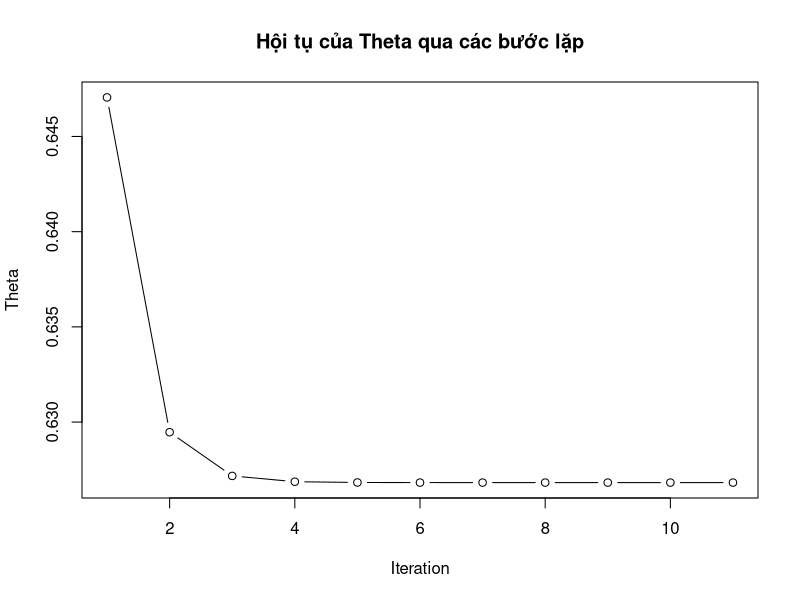
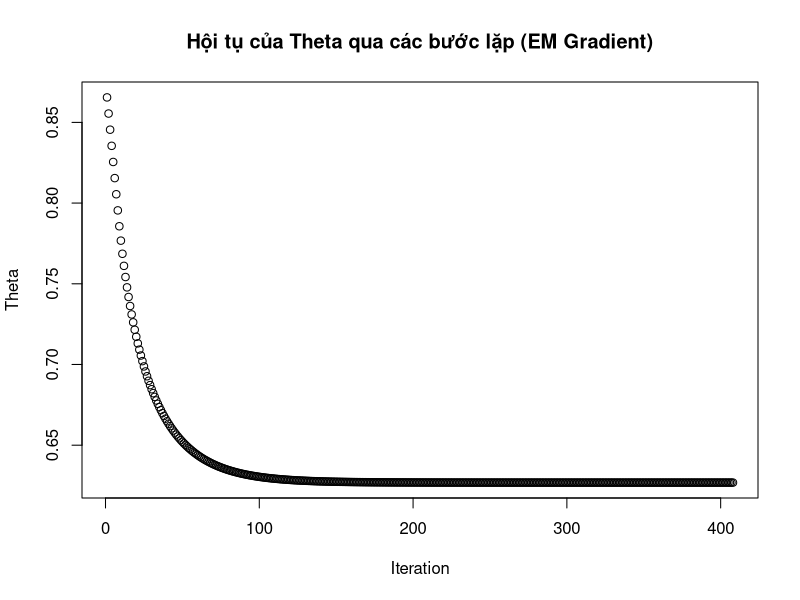
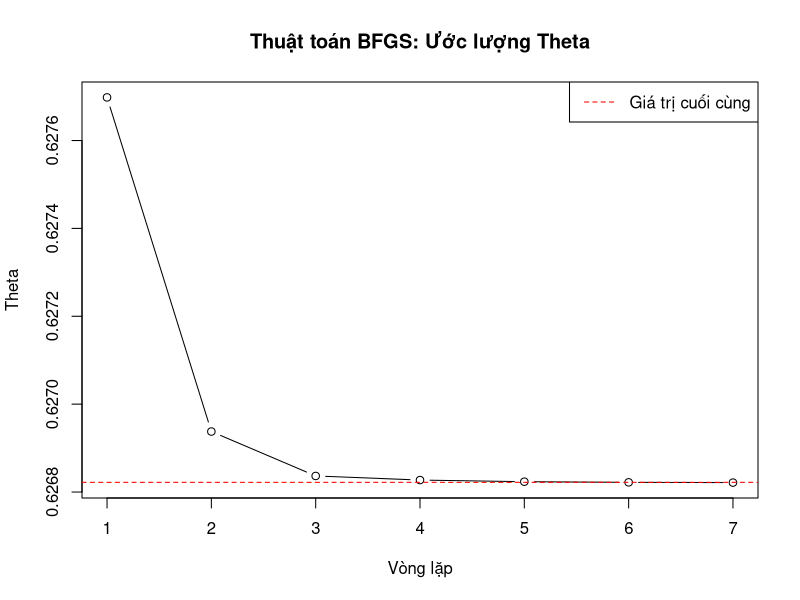

The R script that drew these images, in order:
## ---- chunk 1
knitr::opts_chunk$set(echo = TRUE)
## ---- chunk 2
knitr::include_graphics("Hinh1.png", error = FALSE)
## ---- chunk 3
knitr::include_graphics("Hinh2.png", error = FALSE)
## ---- chunk 4
knitr::include_graphics("Hinh3.png", error = FALSE)
## ---- chunk 5
knitr::include_graphics("Hinh4.png", error = FALSE)
## ---- chunk 6
knitr::include_graphics("Hinh5.png", error = FALSE)
## ---- chunk 7
knitr::include_graphics("Hinh6.png", error = FALSE)
## ---- chunk 8
# Dữ liệu quan sát được
x <- c(125, 18, 20, 34)

# Khởi tạo giá trị ban đầu của theta là một số ngẫu nhiên trong khoảng (0, 1)
theta <- runif(1, min = 0, max = 1)

# Điều kiện dừng: sai số giữa các lần lặp nhỏ hơn 10^-9
tolerance <- 1e-9

# Lưu lịch sử giá trị theta để vẽ biểu đồ
theta_history <- numeric(0)

# Bắt đầu vòng lặp EM
for (i in 1:1000) {  # Giới hạn tối đa 1000 bước lặp để tránh lặp vô hạn
  # E-step: Tính kỳ vọng của y1 và y2
  E_y1 <- x[1] * (2 / (2 + theta))
  E_y2 <- x[1] * (theta / (2 + theta))

  # Lưu giá trị theta cũ để tính sai số
  theta_old <- theta

  # M-step: Cập nhật theta
  theta <- (E_y2 + x[4]) / (E_y2 + x[4] + x[2] + x[3])

  # Lưu giá trị theta vào lịch sử
  theta_history <- c(theta_history, theta)

  # Tính sai số giữa các lần lặp
  error <- abs(theta - theta_old)

  # Kiểm tra điều kiện dừng
  if (error < tolerance) {
    cat("Thuật toán hội tụ sau", i, "bước lặp.\n")
    break
  }
}

# In giá trị cuối cùng của theta
cat("Giá trị cuối cùng của theta:", theta, "\n")

# Vẽ biểu đồ hội tụ của theta
plot(theta_history, type = "b", xlab = "Iteration", ylab = "Theta", main = "Hội tụ của Theta qua các bước lặp")
## ---- chunk 9
knitr::include_graphics("Hinh3.png", error = FALSE)
## ---- chunk 10
knitr::include_graphics("Hinh4.png", error = FALSE)
## ---- chunk 11
knitr::include_graphics("Hinh7.png", error = FALSE)
## ---- chunk 12
# Dữ liệu quan sát được
x <- c(125, 18, 20, 34)

# Khởi tạo giá trị ban đầu của theta là một số ngẫu nhiên trong khoảng (0, 1)
theta <- runif(1, min = 0, max = 1)

# Learning rate (tốc độ học)
eta <- 0.0001

# Điều kiện dừng: sai số giữa các lần lặp nhỏ hơn 10^-9
tolerance <- 1e-9

# Lưu lịch sử giá trị theta để vẽ biểu đồ
theta_history <- numeric(0)

# Bắt đầu vòng lặp EM Gradient
for (i in 1:1000) {  # Giới hạn số bước lặp
  # E-step: Tính kỳ vọng của y2
  E_y2 <- x[1] * (theta / (2 + theta))

  # Tính gradient của hàm log-likelihood
  gradient <- (E_y2 / theta) - ((x[2] + x[3]) / (1 - theta)) + (x[4] / theta)

  # Gradient clipping: Giới hạn gradient để tránh cập nhật quá mức
  gradient <- ifelse(abs(gradient) > 100, sign(gradient) * 100, gradient)

  # Lưu giá trị theta cũ để tính sai số
  theta_old <- theta

  # Cập nhật theta bằng phương pháp gradient
  theta <- theta + eta * gradient

  # Giới hạn giá trị của theta trong khoảng (0, 1)
  theta <- ifelse(theta < 0, 0.001, theta)
  theta <- ifelse(theta > 1, 0.999, theta)

  # Lưu giá trị theta vào lịch sử
  theta_history <- c(theta_history, theta)

  # Tính sai số giữa các lần lặp
  error <- abs(theta - theta_old)

  # Kiểm tra điều kiện dừng
  if (error < tolerance) {
    cat("Phương pháp EM Gradient hội tụ sau", i, "bước lặp.\n")
    break
  }
}

# In giá trị cuối cùng của theta
cat("Giá trị cuối cùng của theta:", theta, "\n")

# Vẽ biểu đồ hội tụ của theta
plot(theta_history, type = "b", xlab = "Iteration", ylab = "Theta", main = "Hội tụ của Theta qua các bước lặp (EM Gradient)")
## ---- chunk 13
knitr::include_graphics("Hinh3.png", error = FALSE)
## ---- chunk 14
knitr::include_graphics("Hinh8.png", error = FALSE)
## ---- chunk 15
knitr::include_graphics("Hinh9.png", error = FALSE)
## ---- chunk 16
quasi_newton_em <- function(x, theta, tol = 1e-6, max_iter = 1000) {
  # Lưu lịch sử giá trị theta để vẽ đồ thị
  theta_history <- numeric(max_iter)

  for (i in 1:max_iter) {
    # Bước E: Tính các giá trị kỳ vọng
    y2 <- x[1] * (theta / (2 + theta))
    y1 <- x[1] - y2

    # Bước M: Cập nhật theta sử dụng phương pháp BFGS
    opt <- optim(theta, function(theta) {
      # Đảm bảo theta nằm trong khoảng (0, 1)
      if (theta <= 0 || theta >= 1) {
        return(Inf)  # Trả về giá trị lớn để tránh theta không hợp lệ
      }
      -(y2 + x[4]) * log(theta) - (x[2] + x[3]) * log(1 - theta)
    }, method = "BFGS")  # Sử dụng phương pháp BFGS

    theta_new <- opt$par

    # Lưu giá trị theta để vẽ đồ thị
    theta_history[i] <- theta_new

    # Kiểm tra sự hội tụ
    if (abs(theta_new - theta) < tol) {
      theta_history <- theta_history[1:i]  # Cắt bỏ các giá trị thừa
      cat("Thuật toán hội tụ sau", i, "bước lặp.\n")
      break
    }
    theta <- theta_new
  }

  # Vẽ đồ thị theta qua các vòng lặp
  plot(1:length(theta_history), theta_history, type = "b",
       xlab = "Vòng lặp", ylab = "Theta",
       main = "Thuật toán BFGS: Ước lượng Theta")
  abline(h = theta, col = "red", lty = 2)  # Đường thẳng thể hiện giá trị cuối cùng
  legend("topright", legend = c("Giá trị cuối cùng"), col = "red", lty = 2)

  return(theta)
}

# Dữ liệu quan sát được
x <- c(125, 18, 20, 34)

# Khởi tạo giá trị ban đầu của theta là một số ngẫu nhiên trong khoảng (0, 1)
theta_init <- runif(1, min = 0, max = 1)

# Chạy thuật toán BFGS
theta_bfgs_est <- quasi_newton_em(x, theta_init)
cat("Ước lượng Theta từ thuật toán BFGS:", theta_bfgs_est, "\n")
